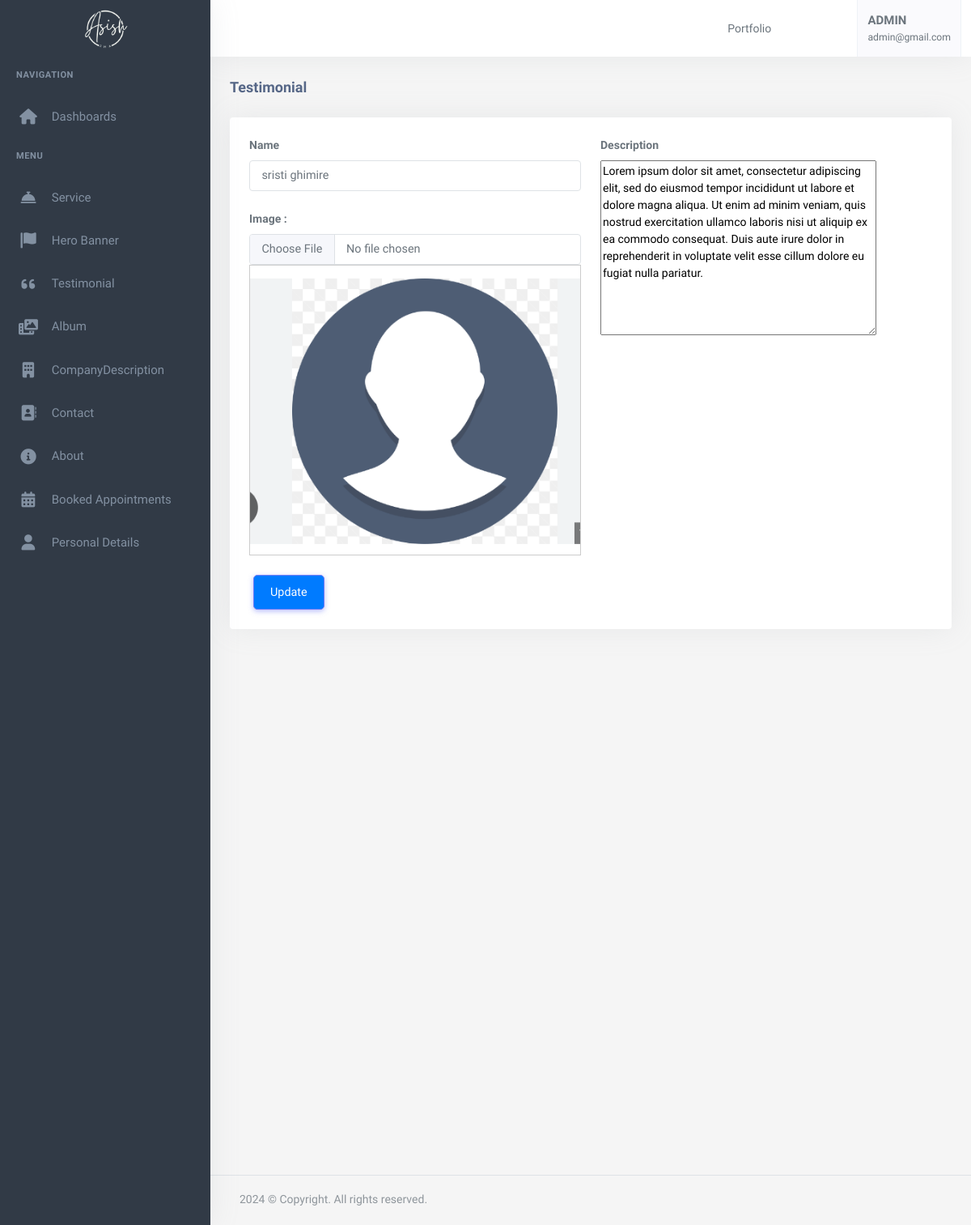
Screenshot of /dashboard/edit/testimonial/1/ (signed in) with the database file from the repository.
### useraccount/models.py (models this page shows, shortened)
class User(AbstractBaseUser, PermissionsMixin):
    email = models.EmailField(
        verbose_name='Email',
        max_length=255,
        unique=True,
    )
    firstname = models.CharField(max_length=200)
    lastname = models.CharField(max_length=200)
    is_admin = models.BooleanField(default=False)
    is_user = models.BooleanField(default=False)
    is_subAdmin = models.BooleanField(default=False)
    phone_No = models.CharField(max_length=150, null=True, blank=True)
    avatar = models.ImageField(upload_to="avatarimage/", null=True, blank=True)
    created_at = models.DateTimeField(auto_now_add=True)
    updated_at = models.DateTimeField(auto_now=True)
    objects = UserManager()
    USERNAME_FIELD = 'email'
    REQUIRED_FIELDS = ['firstname','lastname', 'phone_No']

### app/models.py (models this page shows, shortened)
class PersonalDetail(models.Model):
    firstName = models.CharField(max_length=50)
    lastName = models.CharField(max_length=50)
    email = models.EmailField()
    logo = models.FileField(upload_to="logo")
    phone = models.CharField(max_length=20)
    address = models.CharField(max_length=50)
    facebookUrl = models.URLField()
    twiterUrl = models.URLField()
    instagramUrl = models.URLField()
    whatsappUrl = models.URLField()
    linkedinUrl = models.URLField()
    description = RichTextField()
    companyName = models.CharField(max_length=200)
    image = models.FileField(upload_to="smallImage")
    favicon = models.FileField(upload_to="Favicon")
    mapUrl = models.URLField()
    class Meta:
        ordering = ['-id']

class Testimonial(models.Model):
    name = models.CharField(max_length=200)
    image = models.ImageField(upload_to="testimonialimage")
    description = RichTextField(null=False, blank=False)

### useraccount/decorators.py (the view)
    def wrapper_fun(request, *arg, **kwargs):
        if request.user.is_authenticated:
            return view_fun(request, *arg, **kwargs)
        else:
            messages.warning(request, "Login required...")
            return redirect('useraccount:login')

### app2/forms.py
class TestimonialForm(forms.ModelForm):
    class Meta:
        model = Testimonial
        fields = '__all__'

### app/context_processor.py (called while the page is built)
def personaldetail(request):
    personaldetail= PersonalDetail.objects.first()
    return{
        'personaldetail':personaldetail
    }

### app2/templates/app2/create_Testimonial.html (shortened to what this page needs)
{% extends 'app2/base.html' %}
{% load static %}
{% block body %}
            <div class="content-page">
                <div class="content">
                    <div class="container-fluid">
                        <div class="row">
                            <div class="col-12">
                                <div class="page-title-box">
                                    <h4 class="page-title">Testimonial</h4>
                                </div>
                            </div>
                        </div>
                        <div class="row">
                            <div class="col-12">
                                <div class="card">
                                    <div class="card-body">
                                       <form method="post" enctype="multipart/form-data" action="{% if instance %}{% url 'dashboard:edit_Testimonial'  instance.id %}{% else %}{% url 'dashboard:add_Testimonial' %}{% endif %}">
                                       <div class="row">
                                          <div class="col-xl-6">
                                          <div class="mb-3">
                                             <label class="form-label">Name</label>
                                             <input type="text" name="{{ form.name.name }}" id="{{ form.name.id_for_label }}" class="form-control"
                                             value="{% if instance %}{{ instance.name }}{% endif %}" placeholder="Enter name" required>
                                          </div>
                                        <div class="mb-3">
                                            <label for="{{ form.image.id_for_label }}" class="form-label">Image :</label>
                                            <input type="file" name="{{ form.image.name }}" id="{{ form.image.id_for_label }}" class="form-control" {% if not instance %}required{% endif %} onchange="showPreview(this);">
                                            <div id="imageContainer" style="width:auto; height:auto;">
                                                <img class="img-fluid" id="imagePreview" src="{% if instance %}{{ instance.image.url }}{% endif %}" alt="" >
                                            </div>
                                        </div>
                                        </div>
                                        <div class="col-xl-6">
                                            <div class="mb-3">
                                                <label class="form-label">Description</label>
                                               {{form.description}}
                                             </div>
                                        </div>
                                          <div class="col-lg-12">
                                             {% if instance %}
                                             <button type="submit" class="btn btn-primary">Update</button>
                                         {% else %}
                                             <button type="submit" class="btn btn-primary">Add</button>
                                         {% endif %}
                                        </div>
                                       </div>
                                       </form>
                    </div>
                </div>
      {% endblock %}

### app2/templates/app2/base.html (shortened to what this page needs)
{% load static %}
<!DOCTYPE html>
<html lang="en">
    <head>
        <link rel="stylesheet" href="{% static 'app2/assets/vendor/jquery-toast-plugin/jquery.toast.min.css'%}">
        <link href="{% static 'app2/assets/css/app-saas.min.css'%}" rel="stylesheet" type="text/css" id="app-style" />
        <link href="{% static 'app2/assets/css/icons.min.css'%}" rel="stylesheet" type="text/css" />
        <link rel="stylesheet" href="https://cdnjs.cloudflare.com/ajax/libs/font-awesome/6.0.0-beta3/css/all.min.css">
        <link rel="stylesheet" href="https://cdnjs.cloudflare.com/ajax/libs/font-awesome/6.0.0-beta3/css/all.min.css">
        <link rel="stylesheet" href="https://cdnjs.cloudflare.com/ajax/libs/font-awesome/6.0.0-beta3/css/all.min.css">
        <link href="{% static 'app2/assets/vendor/bootstrap-datepicker/css/bootstrap-datepicker.min.css'%}" rel="stylesheet" type="text/css" />
        <link href="{% static 'app2/assets/vendor/select2/css/select2.min.css'%}" rel="stylesheet" type="text/css" />
        <link href="{% static 'app2/assets/vendor/datatables.net-bs5/css/dataTables.bootstrap5.min.css'%}" rel="stylesheet" type="text/css" />
        <link href="{% static 'app2/assets/vendor/datatables.net-responsive-bs5/css/responsive.bootstrap5.min.css'%}" rel="stylesheet" type="text/css" />
        <link href="{% static 'app2/assets/css/app-saas.min.css'%}" rel="stylesheet" type="text/css" id="app-style" />
        <link href="{% static 'app2/assets/css/icons.min.css'%}" rel="stylesheet" type="text/css" />
        <link href="https://cdn.jsdelivr.net/npm/summernote@0.8.16/dist/summernote-lite.min.css" rel="stylesheet">
    </head>
    <link rel="stylesheet" href="https://maxcdn.bootstrapcdn.com/font-awesome/4.7.0/css/font-awesome.min.css">
    <body>
        <div class="wrapper">
            <div class="navbar-custom">
                <div class="topbar container-fluid justify-content-between">
                    <div class="d-flex align-items-center  gap-lg-2 gap-1">
                        <button class="button-toggle-menu sm:float-end">
                            <i class="mdi mdi-menu"></i>
                        </button>
                    </div>
                    <ul class="topbar-menu d-flex align-items-center gap-3">
                        <li class="d-none d-sm-inline-block">
                            <a class="nav-link"  href="{% url 'app:index' %}">
                                Portfolio
                            </a>
                        </li>
                        <li class="d-none d-sm-inline-block">
                            <div class="nav-link" id="light-dark-mode" data-bs-toggle="tooltip" data-bs-placement="left" title="Theme Mode">
                                <i class="ri-moon-line font-22"></i>
                            </div>
                        </li>
                        <li class="d-none d-md-inline-block">
                            <a class="nav-link" href="#" data-toggle="fullscreen">
                                <i class="ri-fullscreen-line font-22"></i>
                            </a>
                        </li>
                        <li class="dropdown">
                            <a class="nav-link dropdown-toggle arrow-none nav-user px-2" data-bs-toggle="dropdown" href="#" role="button" aria-haspopup="false" aria-expanded="false">
                                <span class="d-lg-flex flex-column gap-1 d-none">
                                    <h5 class="my-0" style="text-transform: uppercase;">{{request.user.firstname}}</h5>
                                    <h6 class="my-0 fw-normal">{{request.user.email}}</h6>
                                </span>
                            </a>
                        </li>
                    </ul>
                </div>
            </div>
            <div class="leftside-menu">
                <a href="{% url 'dashboard:index' %}" class="logo logo-light">
                    <span class="logo-lg">
                        <img src="{{personaldetail.logo.url}}" alt="logo">
                    </span>
                </a>
                <div class="h-100" id="leftside-menu-container" data-simplebar>
                <ul class="side-nav">
                    <li class="side-nav-title">Navigation</li>
                    <li class="side-nav-item">
                        <a  href="{% url 'dashboard:index' %}" aria-expanded="false" aria-controls="sidebarDashboards" class="side-nav-link">
                            <i class="fas fa-home"></i>
                            <span> Dashboards </span>
                        </a>
                    </li>
                    <li class="side-nav-title">Menu</li>
                    <li class="side-nav-item">
                        <a data-bs-toggle="collapse" href="#sidebarForms" aria-expanded="false" aria-controls="sidebarForms" class="side-nav-link">
                            <i class="fas fa-concierge-bell"></i>
                            <span> Service </span>
                            <span class="menu-arrow"></span>
                        </a>
                    </li>
                    <li class="side-nav-item">
                        <a href="{% url 'dashboard:add_HeroBanner' %}" aria-expanded="false" aria-controls="sidebarEcommerce" class="side-nav-link">
                            <i class="fas fa-flag banner-icon"></i>
                            <span>Hero Banner</span>
                        </a>
                    </li>
                    <li class="side-nav-item">
                        <a data-bs-toggle="collapse" href="#sidebarTasks" aria-expanded="false" aria-controls="sidebarTasks" class="side-nav-link">
                            <i class="fas fa-quote-left"></i>
                            <span>Testimonial</span>
                            <span class="menu-arrow"></span>
                        </a>
                    </li>
                    <li class="side-nav-item">
                        <a data-bs-toggle="collapse" href="#sidebarBaseUI" aria-expanded="false" aria-controls="sidebarBaseUI" class="side-nav-link">
                            <i class="fas fa-photo-video"></i>
                            <span> Album</span>
                            <span class="menu-arrow"></span>
                        </a>
                    </li>
                    <li class="side-nav-item">
                        <a data-bs-toggle="collapse" href="#hello" aria-expanded="false" aria-controls="hello" class="side-nav-link">
                            <i class="fas fa-building"></i>
                            <span>CompanyDescription</span>
                            <span class="menu-arrow"></span>
                        </a>
                    </li>
                    <li class="side-nav-item">
                        <a href="{% url 'dashboard:Contact' %}" class="side-nav-link">
                            <i class="fas fa-address-book"></i>
                            <span> Contact </span>
                        </a>
                    </li>
                    <li class="side-nav-item">
                        <a href="{% url 'dashboard:add_About' %}" aria-expanded="false" aria-controls="sidebarEcommerce" class="side-nav-link">
                            <i class="fas fa-info-circle"></i>
                            <span> About </span>
                        </a>
                    </li>
                    <li class="side-nav-item">
                        <a href="{% url 'dashboard:Appointment' %}" aria-expanded="false" aria-controls="sidebarEcommerce" class="side-nav-link">
                            <i class="fas fa-calendar-alt"></i>
                            <span> Booked Appointments </span>
                        </a>
                    </li>
                    <li class="side-nav-item">
                        <a href="{% url 'dashboard:add_PersonalDetails' %}" class="side-nav-link">
                            <i class="fas fa-user"></i>
                            <span>Personal Details</span>
                        </a>
                    </li>
                </ul>
            </div>
        </div>
  {% block body %}
  {% endblock  %}
        <footer class="footer">
            <div class="container-fluid">
                <div class="row">
                    <div class="col-md-6">
                        <script>document.write(new Date().getFullYear())</script> © Copyright. All rights reserved.
                    </div>
                    <div class="col-md-6">
                    </div>
                </div>
            </div>
        </footer>
    </div>
    </div>
                        </body>
                        </html>

### app2/templates/app2/base.html (style rules this page uses)
#imageContainer { max-width: 100%; max-height: 80%; border: 1px solid #ccc; display: flex; align-items: center; justify-content: center; overflow: hidden; }
#imagePreview { max-width: 100%; max-height: 100%; }
.btn { margin: 0 5px; padding: 10px 20px; border-radius: 5px; cursor: pointer; }
.btn-primary { background-color: #007bff; color: #fff; }

### rows the page displays
User: user.firstname "ADMIN", user.email "admin@gmail.com"
PersonalDetail: logo (picture)
Testimonial: name "sristi ghimire", image (picture), description "Lorem ipsum dolor sit amet, consectetur adipiscing elit, sed do eiusmod tempor incididunt ut labore et dolore magna aliqua. Ut enim ad minim veniam, quis nostrud exercitation ullamco laboris nisi ut aliquip ex ea commodo consequat. Duis aute irure dolor in reprehenderit in voluptate velit esse cillum dolore eu fugiat nulla pariatur."
